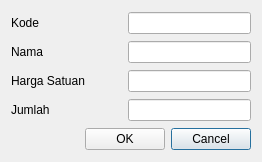
<?xml version="1.0" encoding="UTF-8"?>
<ui version="4.0">
 <class>Dialog</class>
 <widget class="QDialog" name="Dialog">
  <property name="geometry">
   <rect>
    <x>0</x>
    <y>0</y>
    <width>256</width>
    <height>162</height>
   </rect>
  </property>
  <property name="windowTitle">
   <string>Dialog</string>
  </property>
  <layout class="QGridLayout" name="gridLayout">
   <item row="4" column="0">
    <spacer name="horizontalSpacer">
     <property name="orientation">
      <enum>Qt::Horizontal</enum>
     </property>
     <property name="sizeHint" stdset="0">
      <size>
       <width>63</width>
       <height>20</height>
      </size>
     </property>
    </spacer>
   </item>
   <item row="0" column="2" colspan="2">
    <widget class="QLineEdit" name="lineEditKode"/>
   </item>
   <item row="1" column="0" colspan="2">
    <widget class="QLabel" name="label_2">
     <property name="text">
      <string>Nama</string>
     </property>
    </widget>
   </item>
   <item row="3" column="0" colspan="2">
    <widget class="QLabel" name="label_4">
     <property name="text">
      <string>Jumlah</string>
     </property>
    </widget>
   </item>
   <item row="2" column="2" colspan="2">
    <widget class="QLineEdit" name="lineEditHarga"/>
   </item>
   <item row="2" column="0" colspan="2">
    <widget class="QLabel" name="label_3">
     <property name="text">
      <string>Harga Satuan</string>
     </property>
    </widget>
   </item>
   <item row="4" column="3">
    <widget class="QPushButton" name="pushButton_2">
     <property name="text">
      <string>Cancel</string>
     </property>
    </widget>
   </item>
   <item row="3" column="2" colspan="2">
    <widget class="QLineEdit" name="lineEditJumlah"/>
   </item>
   <item row="0" column="0" colspan="2">
    <widget class="QLabel" name="label">
     <property name="text">
      <string>Kode</string>
     </property>
    </widget>
   </item>
   <item row="1" column="2" colspan="2">
    <widget class="QLineEdit" name="lineEditNama"/>
   </item>
   <item row="4" column="1" colspan="2">
    <widget class="QPushButton" name="pushButton">
     <property name="text">
      <string>OK</string>
     </property>
    </widget>
   </item>
  </layout>
 </widget>
 <resources/>
 <connections>
  <connection>
   <sender>pushButton</sender>
   <signal>clicked()</signal>
   <receiver>Dialog</receiver>
   <slot>accept()</slot>
   <hints>
    <hint type="sourcelabel">
     <x>118</x>
     <y>140</y>
    </hint>
    <hint type="destinationlabel">
     <x>31</x>
     <y>136</y>
    </hint>
   </hints>
  </connection>
  <connection>
   <sender>pushButton_2</sender>
   <signal>clicked()</signal>
   <receiver>Dialog</receiver>
   <slot>reject()</slot>
   <hints>
    <hint type="sourcelabel">
     <x>203</x>
     <y>137</y>
    </hint>
    <hint type="destinationlabel">
     <x>51</x>
     <y>146</y>
    </hint>
   </hints>
  </connection>
 </connections>
</ui>
